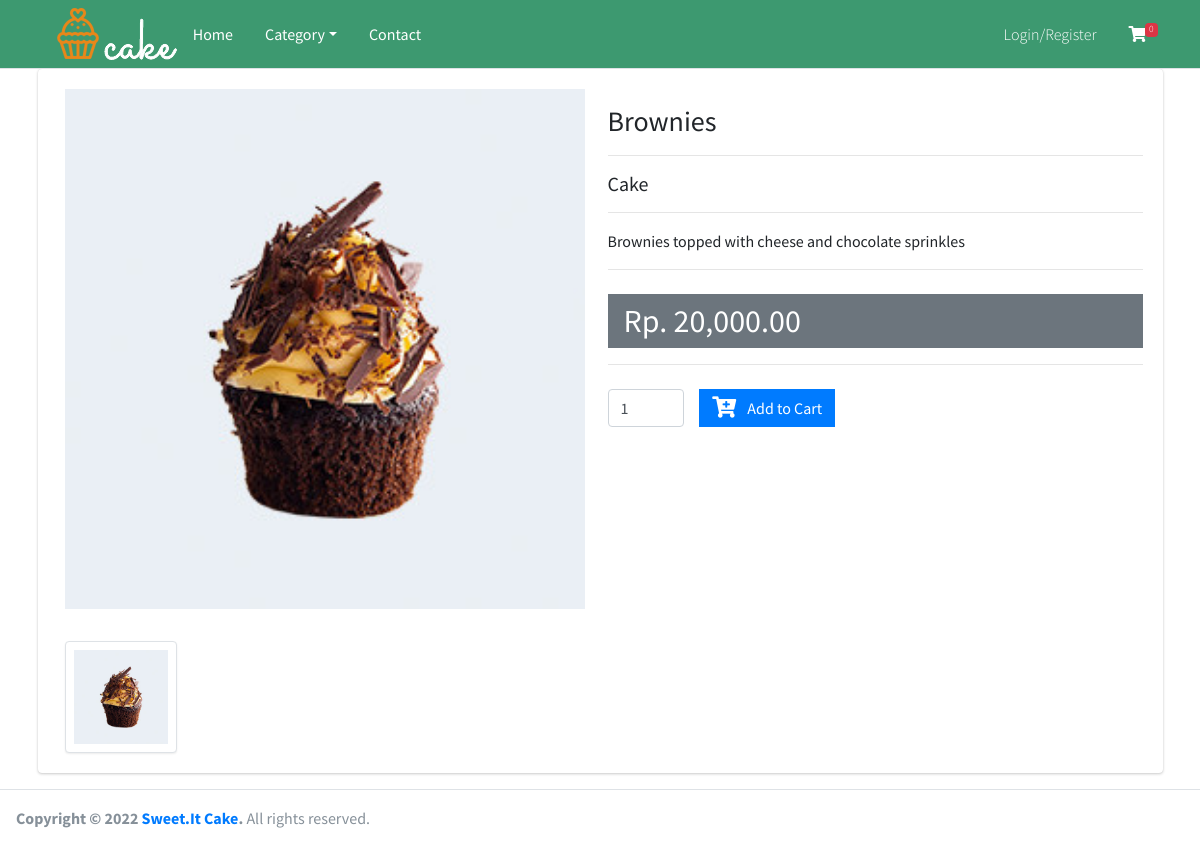
/home/detail_barang/10, run on the app's committed database.
### tables this page shows
CREATE TABLE `tbl_barang` (
  `id_barang` int(11) NOT NULL,
  `nama_barang` varchar(255) DEFAULT NULL,
  `id_kategori` int(11) DEFAULT NULL,
  `harga` int(11) DEFAULT NULL,
  `deskripsi` mediumtext DEFAULT NULL,
  `gambar` text DEFAULT NULL,
  `berat` int(11) NOT NULL
);

CREATE TABLE `tbl_kategori` (
  `id_kategori` int(11) NOT NULL,
  `nama_kategori` varchar(50) DEFAULT NULL
);

### application/views/layout/v_content.php (called while the page is built)
<?php
if ($isi) {
	$this->load->view($isi);
}

### application/views/layout/v_wrapper_frontend.php (called while the page is built)
<?php
require_once('v_head.php');
require_once('v_header_frontend.php');
require_once('v_nav_frontend.php');
require_once('v_content.php');
require_once('v_footer_frontend.php');

### application/controllers/Home.php (called while the page is built, shortened)
<?php
class Home extends CI_Controller
{
	public function __construct()
	{
		$this->load->model('m_home');
	}
	public function detail_barang($id_barang)
	{
		$data = array(
			'title' => 'Product Details',
			'gambar' => $this->m_home->gambar_barang($id_barang),
			'barang' => $this->m_home->detail_barang($id_barang),
			'isi' => 'v_detail_barang',
		);
		$this->load->view('layout/v_wrapper_frontend', $data, FALSE);
	}
}
?>

### index.php (called while the page is built, shortened)
<?php
require_once BASEPATH.'core/CodeIgniter.php';

### application/models/M_home.php (called while the page is built, shortened)
<?php
class M_home extends CI_Model
{
	public function get_all_data_kategori()
	{
		$this->db->select('*');
		$this->db->from('tbl_kategori');
		$this->db->order_by('id_kategori', 'desc');
		return $this->db->get()->result();
	}
	public function detail_barang($id_barang)
	{
		$this->db->select('*');
		$this->db->from('tbl_barang');
		$this->db->join('tbl_kategori', 'tbl_kategori.id_kategori = tbl_barang.id_kategori', 'left');
		$this->db->where('id_barang', $id_barang);
		return $this->db->get()->row();
	}
	public function gambar_barang($id_barang)
	{
		$this->db->select('*');
		$this->db->from('tbl_gambar');
		$this->db->where('id_barang', $id_barang);
		return $this->db->get()->result();
	}
}
?>

### application/views/v_detail_barang.php (the view, shortened to what this page needs)
<div class="card card-solid">
	<div class="card-body">
		<div class="row">
			<div class="col-12 col-sm-6">
				<div class="col-12">
					<img src="<?= base_url('assets/gambar/' . $barang->gambar) ?>" class="product-image" alt="Product Image">
				</div>
				<div class="col-12 product-image-thumbs">
					<div class="product-image-thumb active"><img src="<?= base_url('assets/gambar/' . $barang->gambar) ?>" alt="Product Image"></div>
				</div>
			</div>
			<div class="col-12 col-sm-6">
				<h3 class="my-3"><?= $barang->nama_barang ?></h3>
				<hr>
				<h5><?= $barang->nama_kategori ?></h5>
				<hr>
				<p><?= $barang->deskripsi ?></p>
				<hr>
				<div class="bg-gray py-2 px-3 mt-4">
					<h2 class="mb-0">
						Rp. <?= number_format($barang->harga, 0) ?>.00
					</h2>
				</div>
				<hr>
				<?php
				echo form_open('belanja/add');
				?>
				<div class="mt-4">
					<div class="row">
						<div class="col-sm-2">
							<input type="number" name="qty" class="form-control" value="1" min="1">
						</div>
						<div class=" col-sm-8">
							<button type="submit" class="btn btn-primary btn-flat swalDefaultSuccess">
								<i class="fas fa-cart-plus fa-lg mr-2"></i>
								Add to Cart
							</button>
						</div>
					</div>
				</div>
				<?php echo form_close(); ?>
			</div>
		</div>
	</div>
</div>

### data on the page
tbl_barang: gambar (picture), nama_barang "Brownies", id_kategori.nama_kategori "Cake", deskripsi "Brownies topped with cheese and chocolate sprinkles", harga "20,000"

### other printed values
$jml_item "0"
